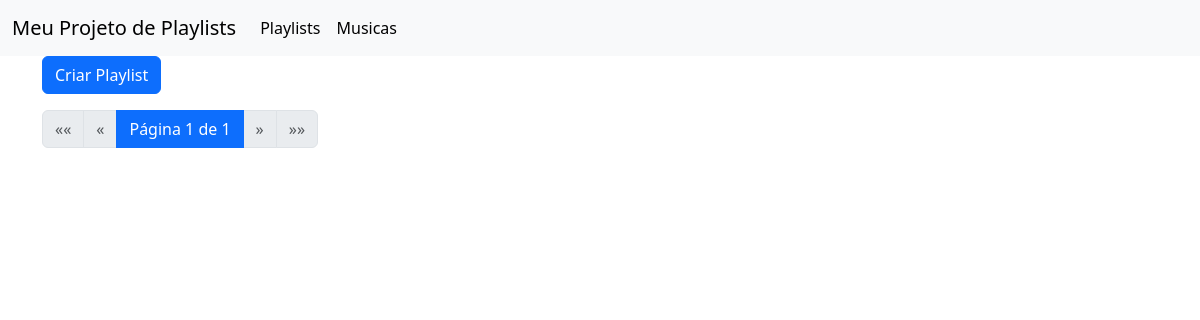
The app's page /, older data.
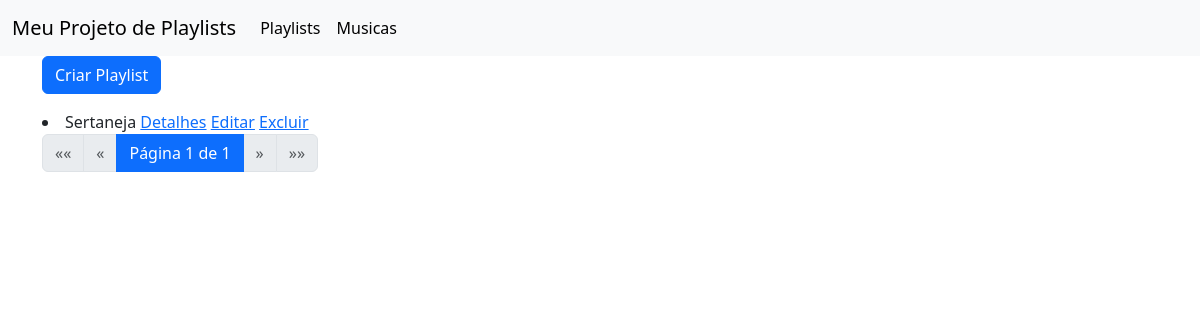
The same page, newer data.
### playlist/models.py (models this page shows, shortened)
class Playlist(models.Model):
    nome = models.CharField(max_length=100)
    musicas = models.ManyToManyField(Musica)

### playlist/views.py (the view)
# urls.py: path('', PlaylistListView.as_view(), name='playlist_list'),
class PlaylistListView(ListView):
    model = Playlist
    template_name = 'playlist/playlist_list.html'
    context_object_name = 'playlists'
    paginate_by = 8
    queryset = Playlist.objects.order_by('-id')

### playlist/templates/playlist/playlist_list.html (shortened to what this page needs)
{% extends 'base.html' %}
{% block content %}
<a href="{% url 'playlist_create' %}" class="btn btn-primary mb-3">Criar Playlist</a>
{% for playlist in playlists %}
<li>
    {{ playlist.nome }}
    <a href="{% url 'playlist_detail' playlist.pk %}">Detalhes</a>
    <a href="{% url 'playlist_update' playlist.pk %}">Editar</a>
    <a href="{% url 'playlist_delete' playlist.pk %}">Excluir</a>
</li>
{% endfor %}
<nav aria-label="Navegação de páginas">
    <ul class="pagination">
        {% if page_obj.has_previous %}
            <li class="page-item">
                <a class="page-link" href="?page=1" aria-label="Primeira">
                    <span aria-hidden="true">&laquo;&laquo;</span>
                </a>
            </li>
            <li class="page-item">
                <a class="page-link" href="?page={{ page_obj.previous_page_number }}" aria-label="Anterior">
                    <span aria-hidden="true">&laquo;</span>
                </a>
            </li>
        {% else %}
            <li class="page-item disabled"><span class="page-link">&laquo;&laquo;</span></li>
            <li class="page-item disabled"><span class="page-link">&laquo;</span></li>
        {% endif %}
        <li class="page-item active">
            <span class="page-link">Página {{ page_obj.number }} de {{ page_obj.paginator.num_pages }}</span>
        </li>
        {% if page_obj.has_next %}
            <li class="page-item">
                <a class="page-link" href="?page={{ page_obj.next_page_number }}" aria-label="Próxima">
                    <span aria-hidden="true">&raquo;</span>
                </a>
            </li>
            <li class="page-item">
                <a class="page-link" href="?page={{ page_obj.paginator.num_pages }}" aria-label="Última">
                    <span aria-hidden="true">&raquo;&raquo;</span>
                </a>
            </li>
        {% else %}
            <li class="page-item disabled"><span class="page-link">&raquo;</span></li>
            <li class="page-item disabled"><span class="page-link">&raquo;&raquo;</span></li>
        {% endif %}
    </ul>
</nav>
</div>
{% endblock %}

### playlist/templates/base.html (shortened to what this page needs)
<!DOCTYPE html>
<html lang="pt-br">
<head>
    {% load bootstrap5 %}
    {% load static %}
    {% bootstrap_css %}
</head>
<body>
    <nav class="navbar navbar-expand-lg navbar-light bg-light">
        <div class="container-fluid">
            <a class="navbar-brand" href="#">Meu Projeto de Playlists</a>
            <div class="collapse navbar-collapse" id="navbarNav">
                <ul class="navbar-nav">
                    <li class="nav-item">
                        <a class="nav-link active" aria-current="page" href="{% url 'playlist_list' %}">Playlists</a>
                    </li>
                    <li> <a class="nav-link active" aria-current="page" href="{% url 'musica_list' %}">Musicas</a></li>
                    </ul>
            </div>
        </div>
    </nav>
    <div class="container">
        {% block content %}
        {% endblock %}
</body>
</html>

Row changes from the older to the newer data that the page shows:
added Playlist: nome "Sertaneja"
